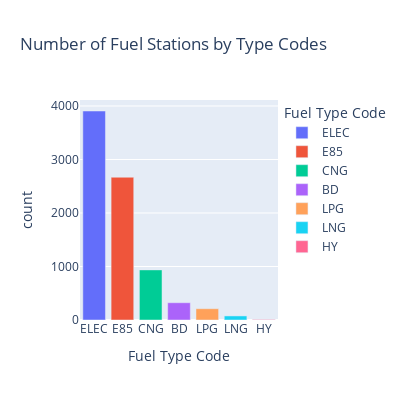

This figure's notebook cell:
### Markdown cell above
Examining Fuel Station Distribution by 
a) Fuel Code and 
b) State

### Code cell
# Bar chart for 'Fuel Type Code'
fig_fuel_type = px.bar(df['Fuel Type Code'].value_counts().reset_index(), x='Fuel Type Code', y='count',color='Fuel Type Code', 
                       labels={'index': 'Fuel Type Code', 'Fuel Type Code': 'Fuel Type Code'},
                       title='Number of Fuel Stations by Type Codes',height=400,  # Set height
                  width=400)
fig_fuel_type.show()

### Figure 1 — Plotly figure (JSON) as saved in the notebook; plotly's stock layout.template omitted (floating-point values rounded to 4 significant figures)
{"data": [{"alignmentgroup": "True", "hovertemplate": "Fuel Type Code=%{x}<br>count=%{y}<extra></extra>", "legendgroup": "ELEC", "marker": {"color": "#636efa", "pattern": {"shape": ""}}, "name": "ELEC", "offsetgroup": "ELEC", "orientation": "v", "showlegend": true, "textposition": "auto", "type": "bar", "x": ["ELEC"], "xaxis": "x", "y": [3907], "yaxis": "y"}, {"alignmentgroup": "True", "hovertemplate": "Fuel Type Code=%{x}<br>count=%{y}<extra></extra>", "legendgroup": "E85", "marker": {"color": "#EF553B", "pattern": {"shape": ""}}, "name": "E85", "offsetgroup": "E85", "orientation": "v", "showlegend": true, "textposition": "auto", "type": "bar", "x": ["E85"], "xaxis": "x", "y": [2669], "yaxis": "y"}, {"alignmentgroup": "True", "hovertemplate": "Fuel Type Code=%{x}<br>count=%{y}<extra></extra>", "legendgroup": "CNG", "marker": {"color": "#00cc96", "pattern": {"shape": ""}}, "name": "CNG", "offsetgroup": "CNG", "orientation": "v", "showlegend": true, "textposition": "auto", "type": "bar", "x": ["CNG"], "xaxis": "x", "y": [937], "yaxis": "y"}, {"alignmentgroup": "True", "hovertemplate": "Fuel Type Code=%{x}<br>count=%{y}<extra></extra>", "legendgroup": "BD", "marker": {"color": "#ab63fa", "pattern": {"shape": ""}}, "name": "BD", "offsetgroup": "BD", "orientation": "v", "showlegend": true, "textposition": "auto", "type": "bar", "x": ["BD"], "xaxis": "x", "y": [323], "yaxis": "y"}, {"alignmentgroup": "True", "hovertemplate": "Fuel Type Code=%{x}<br>count=%{y}<extra></extra>", "legendgroup": "LPG", "marker": {"color": "#FFA15A", "pattern": {"shape": ""}}, "name": "LPG", "offsetgroup": "LPG", "orientation": "v", "showlegend": true, "textposition": "auto", "type": "bar", "x": ["LPG"], "xaxis": "x", "y": [211], "yaxis": "y"}, {"alignmentgroup": "True", "hovertemplate": "Fuel Type Code=%{x}<br>count=%{y}<extra></extra>", "legendgroup": "LNG", "marker": {"color": "#19d3f3", "pattern": {"shape": ""}}, "name": "LNG", "offsetgroup": "LNG", "orientation": "v", "showlegend": true, "textposition": "auto", "type": "bar", "x": ["LNG"], "xaxis": "x", "y": [76], "yaxis": "y"}, {"alignmentgroup": "True", "hovertemplate": "Fuel Type Code=%{x}<br>count=%{y}<extra></extra>", "legendgroup": "HY", "marker": {"color": "#FF6692", "pattern": {"shape": ""}}, "name": "HY", "offsetgroup": "HY", "orientation": "v", "showlegend": true, "textposition": "auto", "type": "bar", "x": ["HY"], "xaxis": "x", "y": [10], "yaxis": "y"}], "layout": {"barmode": "relative", "height": 400, "legend": {"title": {"text": "Fuel Type Code"}, "tracegroupgap": 0}, "title": {"text": "Number of Fuel Stations by Type Codes"}, "width": 400, "xaxis": {"anchor": "y", "categoryarray": ["ELEC", "E85", "CNG", "BD", "LPG", "LNG", "HY"], "categoryorder": "array", "domain": [0, 1], "title": {"text": "Fuel Type Code"}}, "yaxis": {"anchor": "x", "domain": [0, 1], "title": {"text": "count"}}}}
